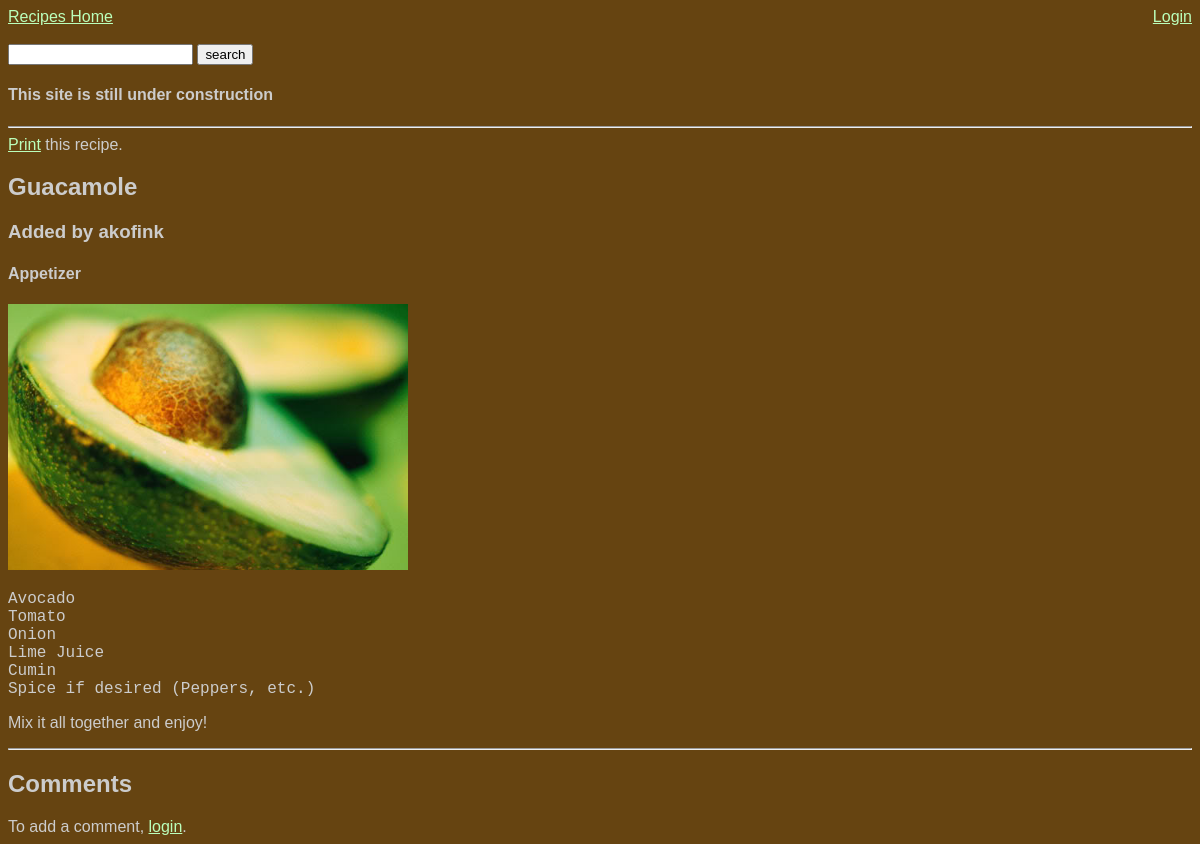
/showForm.php?indx=4, run on the app's committed database.
### tables this page shows
CREATE TABLE `recipes` (
  `indx` int(10) NOT NULL AUTO_INCREMENT,
  `title` varchar(100) DEFAULT NULL,
  `user` varchar(50) DEFAULT NULL,
  `type` varchar(100) DEFAULT NULL,
  `imageLocation` varchar(500) DEFAULT NULL,
  `ingredients` varchar(5000) DEFAULT NULL,
  `directions` varchar(5000) DEFAULT NULL,
  PRIMARY KEY (`indx`)
);

### auth.php (called while the page is built, shortened)
<?php
class User {
    var $loggedIn = false;
    function checkLoggedIn() {
        return $this->loggedIn;
    }
}
?>

### showForm.php (the view, shortened to what this page needs)
<?php
    include("header.php");
    echo '<a href="printRecipe.php?indx='.$_GET['indx'].'" target="_blank">Print</a> this recipe.';
    $stmt = "select * from recipes where indx=".$_GET['indx'].";";
    $result = mysql_query($stmt) or die('invalid query');
    while($row = mysql_fetch_array($result)){
        echo '
            <h2>'.$row['title'].'</h2>
            <h3>Added by '.$row['user'].'</h3>
            <h4>'.$row['type'].'</h4>';
        if($row['imageLocation']!=''){
            echo '<img src="'.$row['imageLocation'].'" width="400px"></img>';
        }
        echo '
            <pre>'.$row['ingredients'].'</pre>
            <p>'.$row['directions'].'</p>
            ';
    }
    echo '
        <hr />
        <h2>Comments</h2>
        ';
    if($_SESSION['currentUser']->checkLoggedIn()) {
        echo '
            <h2>Leave a Comment</h2>
            <form action="addComment.php" method="post">
                <label for="subject">Subject: </label>
                <input type="text" name="subject" id="subject" size="40"/><br /><br />
                <textarea name="comment" style="width:400px; height:100px"></textarea><br />
                <input type="hidden" name="indx" value="'.$_GET['indx'].'" /><br />
                <input type="submit" value="Submit" />
                <input type="reset" value="Reset" />
            </form>
            ';
    }else {
        echo '
            To add a comment, <a href="login.php">login</a>.
            ';
    }
    include("footer.php");
?>

### recipestyle.css (style rules this page uses)
body { background-color:#641; color:#ccc; font-size:16px; font-family:helvetica, sans-serif; }
a:link { color:#bfb; }
h3, h5 { margin:0; padding:0; }

### data on the page
recipes: title "Guacamole", user "akofink", type "Appetizer", imageLocation (picture), ingredients "Avocado Tomato Onion Lime Juice Cumin Spice if desired (Peppers, etc.)", directions "Mix it all together and enjoy!"
